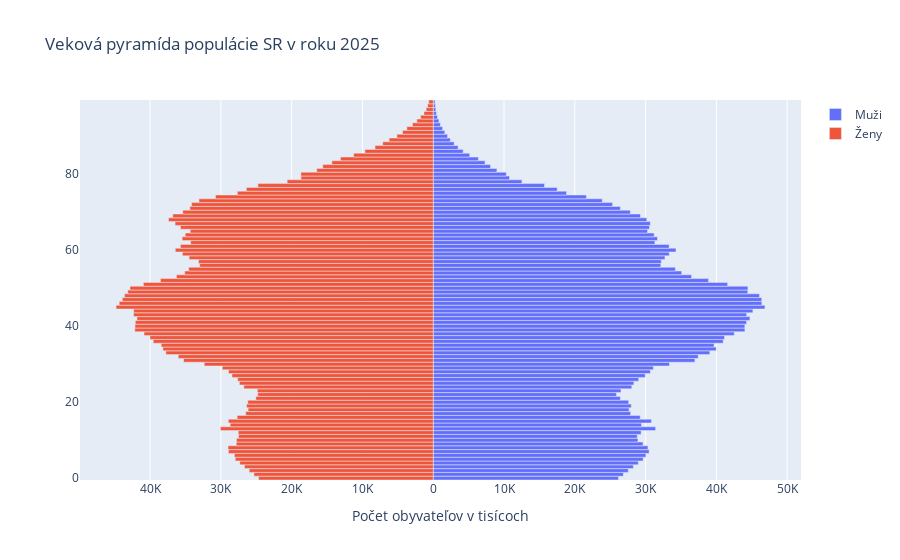

Write notebook code for a chart like this one.
### Code cell
# Creating instance of the figure
fig = go.Figure()
  
# Adding Male data to the figure
fig.add_trace(go.Bar(y= y_age, x = x_M, 
                     name = 'Muži', 
                     orientation = 'h'))
  
# Adding Female data to the figure
fig.add_trace(go.Bar(y = y_age, x = x_F,
                     name = 'Ženy', orientation = 'h'))
  
# Updating the layout for our graph
fig.update_layout(title = 'Veková pyramída populácie SR v roku 2025',
                  barmode = 'relative',
                 bargap = 0.0, bargroupgap = 0,
                 xaxis = dict(tickvals = [-60000, -50000, -40000, -30000, -20000, -10000,
                                          0, 10000, 20000, 30000, 40000, 50000, 60000],
                                
                              ticktext = ['60K', '50K', '40K', '30K','20K', '10K', '0', 
                                          '10K', '20K', '30K', '40K', '50K', '60K'],
                                
                              title = 'Počet obyvateľov v tisícoch',
                              )
                 )
  
fig.show()
